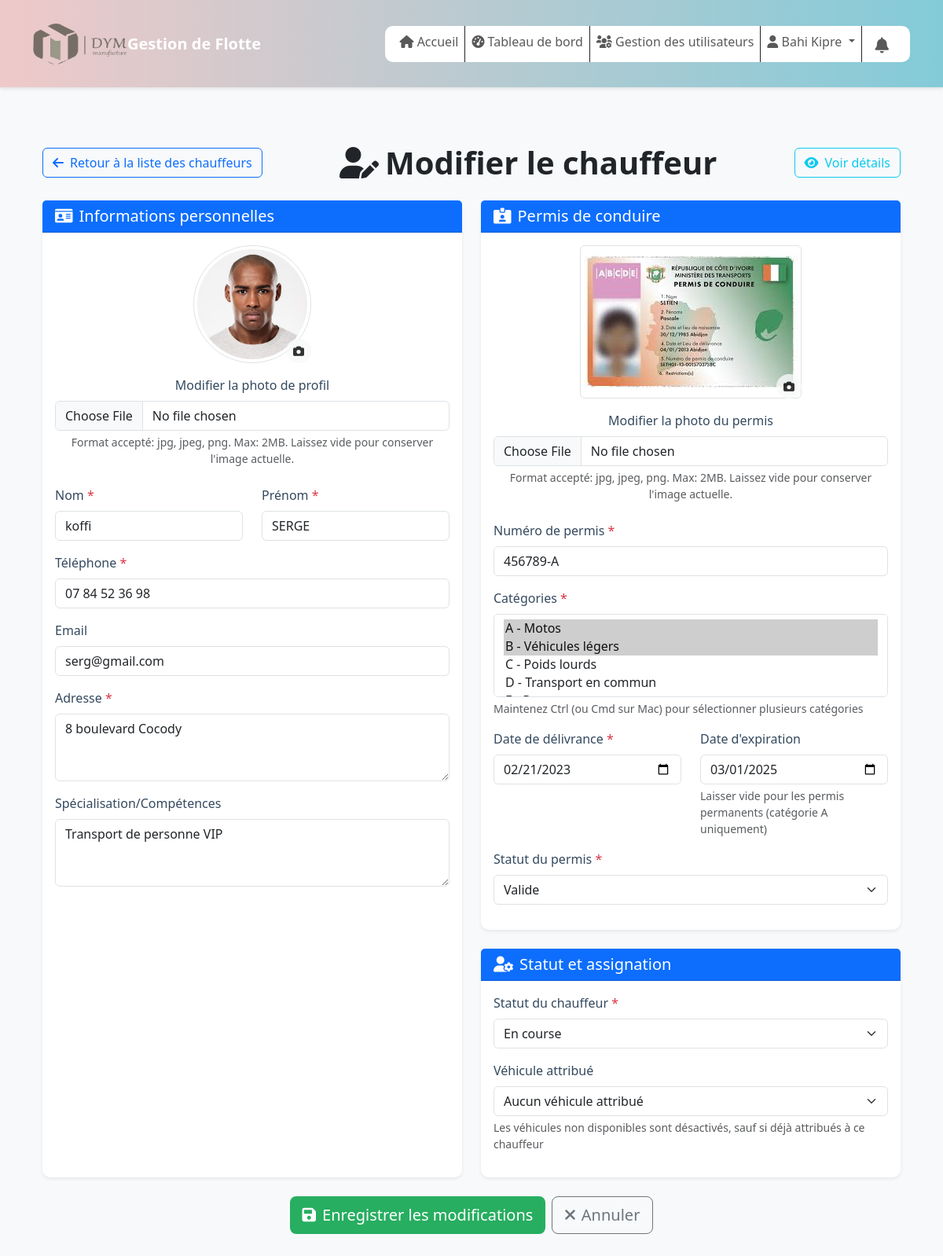
Page /edit_chauffeur.php?id=6 (signed in) on the committed database.
### tables this page shows
CREATE TABLE `chauffeurs` (
  `id_chauffeur` bigint(20) UNSIGNED NOT NULL,
  `id_utilisateur` bigint(20) UNSIGNED DEFAULT NULL,
  `nom` varchar(255) NOT NULL,
  `prenoms` varchar(255) NOT NULL,
  `date_naissance` date NOT NULL,
  `telephone` varchar(20) NOT NULL,
  `email` varchar(100) DEFAULT NULL,
  `adresse` text NOT NULL,
  `photo_profil` varchar(255) NOT NULL,
  `numero_permis` varchar(50) NOT NULL,
  `type_permis` varchar(20) NOT NULL,
  `date_delivrance_permis` date DEFAULT NULL,
  `date_expiration_permis` date DEFAULT NULL,
  `photo_permis` varchar(255) NOT NULL,
  `date_embauche` date NOT NULL,
  `specialisation` text DEFAULT NULL,
  `statut` enum('disponible','en_course','conge','indisponible') DEFAULT 'disponible',
  `statut_permis` enum('valide','expire','permanant') NOT NULL,
  `vehicule_attribue` int(11) NOT NULL,
  `created_at` timestamp NOT NULL DEFAULT current_timestamp(),
  `updated_at` datetime NOT NULL DEFAULT current_timestamp()
);

### edit_chauffeur.php (the view, shortened to what this page needs)
<?php
include_once("database" . DIRECTORY_SEPARATOR . "config.php");
$id_chauffeur = intval($_GET['id']);
$query = "SELECT * FROM chauffeurs WHERE id_chauffeur = :id_chauffeur";
$stmt = $pdo->prepare($query);
$stmt->execute(['id_chauffeur' => $id_chauffeur]);
$chauffeur = $stmt->fetch(PDO::FETCH_ASSOC);
$type_permis_array = explode(',', $chauffeur['type_permis']);
?>
<?php include_once("includes" . DIRECTORY_SEPARATOR . "header.php") ?>
<div class="container-fluid py-4">
    <div class="d-flex justify-content-between align-items-center mb-4">
        <a href="gestion_chauffeurs.php" class="btn btn-outline-primary">
            <i class="fas fa-arrow-left me-2"></i>Retour à la liste des chauffeurs
        </a>
        <h1 class="mb-0">
            <i class="fas fa-user-edit me-2"></i>Modifier le chauffeur
        </h1>
        <a href="chauffeur_details.php?id=<?= $id_chauffeur ?>" class="btn btn-outline-info">
            <i class="fas fa-eye me-2"></i>Voir détails
        </a>
    </div>
    <form id="editChauffeurForm" action="actions/chauffeurs/modifier_chauffeur.php" method="POST"
        enctype="multipart/form-data">
        <div class="row g-4">
            <div class="col-md-6">
                <div class="card shadow-sm h-100">
                    <div class="card-header bg-primary text-white">
                        <h5 class="mb-0"><i class="fas fa-id-card me-2"></i>Informations personnelles</h5>
                    </div>
                    <div class="card-body">
                        <div class="mb-4 text-center">
                            <?php if (!empty($chauffeur['photo_profil'])): ?>
                                <div class="position-relative d-inline-block mb-3">
                                    <img src="uploads/chauffeurs/profils/<?= htmlspecialchars($chauffeur['photo_profil']) ?>"
                                        alt="Photo actuelle" class="img-thumbnail rounded-circle edit-profile-pic">
                                    <div class="profile-pic-overlay">
                                        <label for="photo_profil" class="btn btn-sm btn-light rounded-circle">
                                            <i class="fas fa-camera"></i>
                                        </label>
                                    </div>
                                </div>
                            <?php endif; ?>
                            <div class="mb-3">
                                <label for="photo_profil" class="form-label">Modifier la photo de profil</label>
                                <input type="file" name="photo_profil" id="photo_profil" class="form-control"
                                    accept="image/*">
                                <div class="form-text">Format accepté: jpg, jpeg, png. Max: 2MB. Laissez vide pour
                                    conserver l'image actuelle.</div>
                            </div>
                        </div>
                        <div class="row mb-3">
                            <div class="col-md-6">
                                <label for="nom" class="form-label">Nom <span class="text-danger">*</span></label>
                                <input type="text" name="nom" id="nom" class="form-control"
                                    value="<?= isset($form_data['nom']) ? htmlspecialchars($form_data['nom']) : htmlspecialchars($chauffeur['nom']) ?>"
                                    required>
                            </div>
                            <div class="col-md-6">
                                <label for="prenoms" class="form-label">Prénom <span
                                        class="text-danger">*</span></label>
                                <input type="text" name="prenoms" id="prenoms" class="form-control"
                                    value="<?= isset($form_data['prenoms']) ? htmlspecialchars($form_data['prenoms']) : htmlspecialchars($chauffeur['prenoms']) ?>"
                                    required>
                            </div>
                        </div>
                        <div class="mb-3">
                            <label for="telephone" class="form-label">Téléphone <span
                                    class="text-danger">*</span></label>
                            <input type="tel" name="telephone" id="telephone" class="form-control"
                                value="<?= isset($form_data['telephone']) ? htmlspecialchars($form_data['telephone']) : htmlspecialchars($chauffeur['telephone']) ?>"
                                required>
                        </div>
                        <div class="mb-3">
                            <label for="email" class="form-label">Email <span class="text-danger"></span></label>
                            <input type="email" name="email" id="email" class="form-control"
                                value="<?= isset($form_data['email']) ? htmlspecialchars($form_data['email']) : htmlspecialchars($chauffeur['email']) ?>"
                               >
                        </div>
                        <div class="mb-3">
                            <label for="adresse" class="form-label">Adresse <span class="text-danger">*</span></label>
                            <textarea name="adresse" id="adresse" class="form-control" rows="3"
                                required><?= isset($form_data['adresse']) ? htmlspecialchars($form_data['adresse']) : htmlspecialchars($chauffeur['adresse']) ?></textarea>
                        </div>
                        <div class="mb-3">
                            <label for="specialisation" class="form-label">Spécialisation/Compétences</label>
                            <textarea name="specialisation" id="specialisation" class="form-control" rows="3"
                                placeholder="Ex: Transport longue distance, Manutention, Transport de personnes VIP..."><?= isset($form_data['specialisation']) ? htmlspecialchars($form_data['specialisation']) : htmlspecialchars($chauffeur['specialisation']) ?></textarea>
                        </div>
                    </div>
                </div>
            </div>
            <div class="col-md-6">
                <div class="card shadow-sm mb-4">
                    <div class="card-header bg-primary text-white">
                        <h5 class="mb-0"><i class="fas fa-id-card-alt me-2"></i>Permis de conduire</h5>
                    </div>
                    <div class="card-body">
                        <div class="mb-4 text-center">
                            <?php if (!empty($chauffeur['photo_permis'])): ?>
                                <div class="position-relative d-inline-block mb-3">
                                    <img src="uploads/chauffeurs/permis/<?= htmlspecialchars($chauffeur['photo_permis']) ?>"
                                        alt="Photo du permis actuel" class="img-thumbnail permis-pic">
                                    <div class="profile-pic-overlay">
                                        <label for="photo_permis" class="btn btn-sm btn-light rounded-circle">
                                            <i class="fas fa-camera"></i>
                                        </label>
                                    </div>
                                </div>
                            <?php endif; ?>
                            <div class="mb-3">
                                <label for="photo_permis" class="form-label">Modifier la photo du permis</label>
                                <input type="file" name="photo_permis" id="photo_permis" class="form-control"
                                    accept="image/*">
                                <div class="form-text">Format accepté: jpg, jpeg, png. Max: 2MB. Laissez vide pour
                                    conserver l'image actuelle.</div>
                            </div>
                        </div>
                        <div class="mb-3">
                            <label for="numero_permis" class="form-label">Numéro de permis <span
                                    class="text-danger">*</span></label>
                            <input type="text" name="numero_permis" id="numero_permis" class="form-control"
                                value="<?= isset($form_data['numero_permis']) ? htmlspecialchars($form_data['numero_permis']) : htmlspecialchars($chauffeur['numero_permis']) ?>"
                                required>
                        </div>
                        <div class="mb-3">
                            <label for="type_permis" class="form-label">Catégories <span
                                    class="text-danger">*</span></label>
                            <select name="type_permis[]" id="type_permis" class="form-select" multiple required>
                                <option value="A" <?= in_array('A', $type_permis_array) ? 'selected' : '' ?>>A - Motos
                                </option>
                                <option value="B" <?= in_array('B', $type_permis_array) ? 'selected' : '' ?>>B -
                                    Véhicules légers</option>
                                <option value="C" <?= in_array('C', $type_permis_array) ? 'selected' : '' ?>>C - Poids
                                    lourds</option>
                                <option value="D" <?= in_array('D', $type_permis_array) ? 'selected' : '' ?>>D -
                                    Transport en commun</option>
                                <option value="E" <?= in_array('E', $type_permis_array) ? 'selected' : '' ?>>E -
                                    Remorques</option>
                            </select>
                            <div class="form-text">Maintenez Ctrl (ou Cmd sur Mac) pour sélectionner plusieurs
                                catégories</div>
                        </div>
                        <div class="row mb-3">
                            <div class="col-md-6">
                                <label for="date_delivrance_permis" class="form-label">Date de délivrance <span
                                        class="text-danger">*</span></label>
                                <input type="date" name="date_delivrance_permis" id="date_delivrance_permis"
                                    class="form-control"
                                    value="<?= isset($form_data['date_delivrance_permis']) ? $form_data['date_delivrance_permis'] : $chauffeur['date_delivrance_permis'] ?>"
                                    max="<?= date('Y-m-d') ?>" required>
                            </div>
                            <div class="col-md-6">
                                <label for="date_expiration_permis" class="form-label">Date d'expiration</label>
                                <input type="date" name="date_expiration_permis" id="date_expiration_permis"
                                    class="form-control"
                                    value="<?= isset($form_data['date_expiration_permis']) ? $form_data['date_expiration_permis'] : $chauffeur['date_expiration_permis'] ?>">
                                <div class="form-text">Laisser vide pour les permis permanents (catégorie A uniquement)
                                </div>
                            </div>
                        </div>
                        <div class="mb-3">
                            <label for="statut_permis" class="form-label">Statut du permis <span
                                    class="text-danger">*</span></label>
                            <select name="statut_permis" id="statut_permis" class="form-select" required>
                                <option value="valide" <?= $chauffeur['statut_permis'] === 'valide' ? 'selected' : '' ?>>
                                    Valide</option>
                            </select>
                        </div>
                    </div>
                </div>
                <div class="card shadow-sm">
                    <div class="card-header bg-primary text-white">
                        <h5 class="mb-0"><i class="fas fa-user-cog me-2"></i>Statut et assignation</h5>
                    </div>
                    <div class="card-body">
                        <div class="mb-3">
                            <label for="statut" class="form-label">Statut du chauffeur <span
                                    class="text-danger">*</span></label>
                            <select name="statut" id="statut" class="form-select" required>
                                <option value="en_course" <?= $chauffeur['statut'] === 'en_course' ? 'selected' : '' ?>>En
                                    course</option>
                            </select>
                        </div>
                        <div class="mb-3">
                            <label for="vehicule_attribue" class="form-label">Véhicule attribué</label>
                            <select name="vehicule_attribue" id="vehicule_attribue" class="form-select">
                                <option value="0">Aucun véhicule attribué</option>
                            </select>
                            <div class="form-text">Les véhicules non disponibles sont désactivés, sauf si déjà attribués
                                à ce chauffeur</div>
                        </div>
                    </div>
                </div>
            </div>
        </div>
        <div class="d-flex justify-content-center mt-4 mb-4">
            <button type="submit" class="btn btn-success btn-lg me-2">
                <i class="fas fa-save me-2"></i>Enregistrer les modifications
            </button>
            <a href="gestion_chauffeurs.php" class="btn btn-outline-secondary btn-lg">
                <i class="fas fa-times me-2"></i>Annuler
            </a>
        </div>
    </form>
</div>
<?php include_once("includes" . DIRECTORY_SEPARATOR . "footer.php") ?>

### assets/css/style.css (style rules this page uses)
body { background-color: #f8f9fa; font-family: 'Segoe UI', sans-serif; }
:root { --color-header: #766f67; --color-h1: #2c3e50; }
.form-label { font-weight: 500; color: #34495e; }
.btn-success { background-color: #27ae60; border: none; }
.card, #calendar { border: none; border-radius: 10px; box-shadow: 0 4px 6px rgba(0, 0, 0, 0.1); transition: .3s ease; }
.card-body { overflow: auto; }
h1 { font-weight: 700; }

### edit_chauffeur.php (style rules this page uses)
.edit-profile-pic { width: 150px; height: 150px; object-fit: cover; }
.permis-pic { max-height: 200px; max-width: 100%; }
.profile-pic-overlay { position: absolute; bottom: 0; right: 0; opacity: 0.8; transition: opacity 0.3s; }

### rows in the picture
chauffeurs: photo_profil (picture), nom "koffi", prenoms "SERGE", telephone "07 84 52 36 98", email "serg@gmail.com", adresse "8 boulevard Cocody", specialisation "Transport de personne VIP", photo_permis (picture), numero_permis "456789-A", type_permis "A - Motos ☑ / B - Véhicules légers ☑ / C - Poids lourds / D - Transport en commun", date_delivrance_permis "02/21/2023", date_expiration_permis "03/01/2025", statut_permis "Valide", statut "En course"

### other values in the picture
$_SESSION['nom'] . ' ' . $_SESSION['prenom'] "Bahi Kipre"
